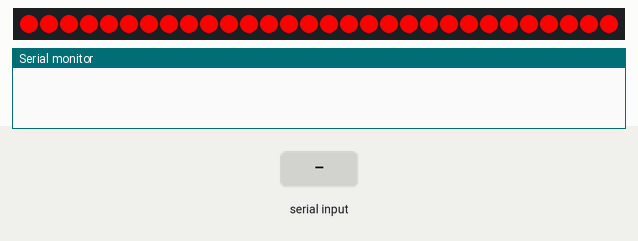
Simulated run of this sketch. Board: ATtiny85, built with avr-gcc and run on an emulated ATtiny85. On the bench: 30 RGB LEDs in strip order, left to right, the last lines printed to the serial monitor. The inputs (shaded band) are chosen by the test bench.

Above: at 2.6 s.
2.7 s: "RGB:\n" received over Serial
At 3.4 s:
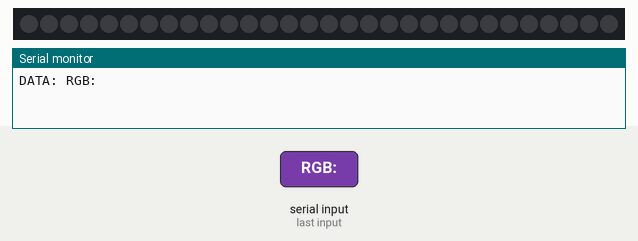
4.2 s: "90,45,200\n" received over Serial
5.7 s: "90,45\n" received over Serial
Timing chart, 0 to 8.7 s (numbered marks = the images above; inputs shaded):
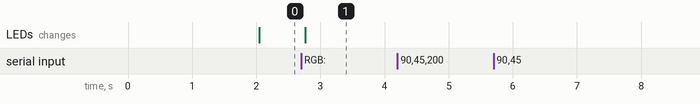

The sketch:

ProTrinket-NeoPixel-Controller.ino
```cpp
#include <Adafruit_NeoPixel.h>

#ifdef __AVR__
 #include <avr/power.h>
#endif

// Which pin on the Arduino is connected to the NeoPixels?
#define NEOPIXEL_PIN 8

// How many NeoPixels are attached to the Arduino?
#define NUMPIXELS 30

class NeoPatterns : public Adafruit_NeoPixel
{
    public:

    unsigned long Interval;   // milliseconds between updates
    unsigned long OriginalInterval; // used to track the original interval when we extend interval to wait between color changes
    unsigned long IntervalBetweenColors; // milliseconds to wait between starting the next color fade pattern
    unsigned long LastUpdate; // last update of position

    uint32_t Color1, Color2;  // What colors are in use
    uint16_t TotalSteps;  // total number of steps in the pattern
    uint16_t Index;  // current step within the pattern

    uint16_t CurrentFadeColorIndex = 0;

    bool WaitingAfterColorChange = false;

    uint32_t FadeColors[12] =
    {
      Color(255, 0, 0),
      Color(255, 128, 0),
      Color(255, 255, 0),
      Color(128,255,0),
      Color(0,255,0),
      Color(0,255,128),
      Color(0,255,255),
      Color(0,128,255),
      Color(0,0,255),
      Color(128,0,255),
      Color(255,0,255),
      Color(255,0,128)
    };

    // Constructor - calls base-class constructor to initialize strip
    NeoPatterns(uint16_t pixels, uint8_t pin, uint8_t type)
    :Adafruit_NeoPixel(pixels, pin, type)
    {
    }

    // Update the pattern
    void Update()
    {
      if((millis() - LastUpdate) > Interval) // time to update
      {
        if (WaitingAfterColorChange)
        {
          WaitingAfterColorChange = false;
          Interval = OriginalInterval;
        }

        LastUpdate = millis();

        uint8_t red = ((Red(Color1) * (TotalSteps - Index)) + (Red(Color2) * Index)) / TotalSteps;
        uint8_t green = ((Green(Color1) * (TotalSteps - Index)) + (Green(Color2) * Index)) / TotalSteps;
        uint8_t blue = ((Blue(Color1) * (TotalSteps - Index)) + (Blue(Color2) * Index)) / TotalSteps;

        ColorSet(Color(red, green, blue));
        show();
        Increment();
      }
    }

    // Increment the Index and reset at the end
    void Increment()
    {
      Index++;
      if (Index >= TotalSteps)
      {
        Index = 0;

        WaitingAfterColorChange = true;
        Interval = IntervalBetweenColors;

        // increment CurrentFadeColorIndex by 1 - that will correspond to the current color
        if (CurrentFadeColorIndex <= 9)
        {
          // just increment it and assign new values
          CurrentFadeColorIndex++;
          Color1 = FadeColors[CurrentFadeColorIndex];
          Color2 = FadeColors[CurrentFadeColorIndex + 1];
        }
        else if (CurrentFadeColorIndex == 10)
        {
          // current index is 10, meaning Color1 = 10 and Color2 = 11
          // Next step should be: Color1 = 11 and Color 2 = 0
          Color1 = FadeColors[11];
          Color2 = FadeColors[0];

          // increment the index
          CurrentFadeColorIndex++;
        }
        else if (CurrentFadeColorIndex == 11)
        {
          // current index is 11, meaning Color1 = 11 and Color2 = 0
          // Next step should be: Color1 = 0 and Color2 = 1
          Color1 = FadeColors[0];
          Color2 = FadeColors[1];

          // reset index back to 0
          CurrentFadeColorIndex = 0;
        }
      }
    }

    // Initialize for a Fade
    void Fade(uint16_t fadeSteps, uint16_t fadeInterval, uint16_t intervalBetweenColors)
    {
      Interval = fadeInterval;
      OriginalInterval = fadeInterval;
      TotalSteps = fadeSteps;
      IntervalBetweenColors = intervalBetweenColors;
      CurrentFadeColorIndex = 0;
      Color1 = FadeColors[0];
      Color2 = FadeColors[1];
      Index = 0;

      ColorSet(FadeColors[0]);
    }

    // Set all pixels to a color (synchronously)
    void ColorSet(uint32_t color)
    {
      uint32_t gammaColor = gamma32(color);
      for (int i = 0; i < numPixels(); i++)
      {
          setPixelColor(i, gammaColor);
      }

      show();
    }

    void BrightnessSet(uint32_t brightness)
    {
      setBrightness(brightness);
      show();
    }

    // Returns the Red component of a 32-bit color
    uint8_t Red(uint32_t color)
    {
      return (color >> 16) & 0xFF;
    }

    // Returns the Green component of a 32-bit color
    uint8_t Green(uint32_t color)
    {
      return (color >> 8) & 0xFF;
    }

    // Returns the Blue component of a 32-bit color
    uint8_t Blue(uint32_t color)
    {
      return color & 0xFF;
    }
};

// Declare our NeoPixel strip object:
NeoPatterns strip = NeoPatterns(NUMPIXELS, NEOPIXEL_PIN, NEO_GRB + NEO_KHZ800);

String serialInput;
int r, g, b, brightness;
bool useFadingMode = true;
uint16_t fadeSteps = 100;
uint16_t fadeInterval = 100;
uint16_t intervalBetweenColors = 20000;
unsigned long lastSerialScan;
unsigned long serialScanInterval = 100;

void setup() {
#if defined(__AVR_ATtiny85__) && (F_CPU == 16000000)
  clock_prescale_set(clock_div_1);
#endif

  Serial.begin(9600);
  strip.begin();

  strip.Fade(fadeSteps, fadeInterval, intervalBetweenColors);

  // default values
  strip.BrightnessSet(255);
}

void loop() {

  if((millis() - lastSerialScan) > serialScanInterval) // time to update
  {
    lastSerialScan = millis();
    checkSerialInput();
  }

  // always update the strip if we're in fading mode
  if (useFadingMode) {
    strip.Update();
  }
}

void checkSerialInput() {
  if (Serial.available() > 0) {
    serialInput = Serial.readStringUntil('\n');
    Serial.print("DATA: ");
    Serial.println(serialInput);
    if (serialInput.startsWith("RGB:")) {
      String rgbSubstring = serialInput.substring(4);
      char rgbCharArray[rgbSubstring.length() + 1];
      strcpy(rgbCharArray, rgbSubstring.c_str());

      char *p = rgbCharArray;
      char *color;
      int counter = 0;
      while ((color = strtok_r(p, ",", &p)) != NULL) {
        counter++;
        if (counter == 1) {
          r = atoi(color);
        }
        else if (counter == 2) {
          g = atoi(color);
        }
        else if (counter == 3) {
          b = atoi(color);
        }
        else if (counter == 4) {
          brightness = atoi(color);
        }
        else {
          break;
        }
      }

      if (useFadingMode && r != 999) {
        // we were in fading mode but now need to leave and set the new color
        useFadingMode = false;
        strip.ColorSet(strip.Color(r, g, b));
      }
      else if (!useFadingMode && r == 999) {
        // we were NOT in fading mode but now need to go into it
        strip.Fade(fadeSteps, fadeInterval, intervalBetweenColors);
        useFadingMode = true;
      }
      else if (!useFadingMode && r != 999) {
        // normal (non-fading mode), and we have a new value to set
        strip.ColorSet(strip.Color(r, g, b));
      }

      // always set brightness value, even in fading loop
      strip.BrightnessSet(brightness);
    }
  }
}
```

Measured:
- after the input at 2.7 s, the LEDs: change after 0.07 s (image 1)
